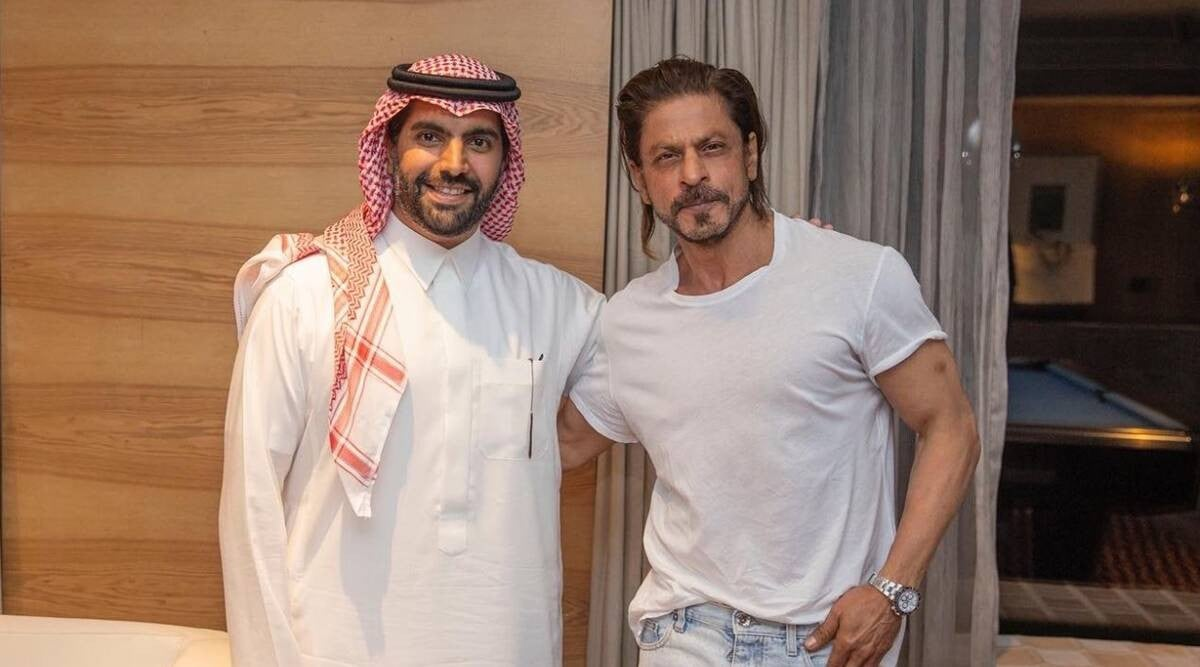
#> input picture test.jpg, 1200 x 667 px, given in place of video_2.mp4, which was not available
$ python Final_draft_face_recognition.py
#> lines starting #> are read from the running program, lines starting #| are printed output that depends on the picture; after the words box and inside, x2 and y2 are one past the last pixel; in counts of white or black regions, pixels touching at a corner belong together; pictures that were not available may be replaced by others from this repository, and a replacement may not be noted
import cv2
import time

# Load the Haar Cascade classifier for face detection
face_cascade = cv2.CascadeClassifier(cv2.data.haarcascades + 'haarcascade_frontalface_default.xml')

def detect_faces_in_image(image_path):
    # Read the image
    img = cv2.imread(image_path)

    # Convert to grayscale for face detection
    gray = cv2.cvtColor(img, cv2.COLOR_BGR2GRAY)

    # Perform face detection
    faces = face_cascade.detectMultiScale(gray, scaleFactor=1.1, minNeighbors=5, minSize=(30, 30))

    # Draw rectangles around detected faces
    for (x, y, w, h) in faces:
        cv2.rectangle(img, (x, y), (x+w, y+h), (0, 255, 0), 3)

    # Display the image with detected faces
    cv2.imshow('Image with Faces Detected', img)
    cv2.waitKey(0)
    cv2.destroyAllWindows()

# Load the Haar Cascade classifier for face detection
face_cascade = cv2.CascadeClassifier(cv2.data.haarcascades + 'haarcascade_frontalface_default.xml')

def detect_faces_in_video(video_path):
    # Open a video file for face detection
#> called with video_path = 'video_2.mp4'
    cap = cv2.VideoCapture(video_path)

    # Variables for FPS calculation
    prev_time = 0
    fps = 0
    frame_interval = 1 / 30  # Target frame interval for 30 FPS

    # Define the desired width and height for resizing
    new_width = 640
    new_height = 480

    while True:
        ret, frame = cap.read()
#> frame is the input picture: shape (667, 1200, 3); mean B, G, R 106, 121.7, 148.3
        if not ret:
            break

        frame = cv2.resize(frame, (new_width, new_height))
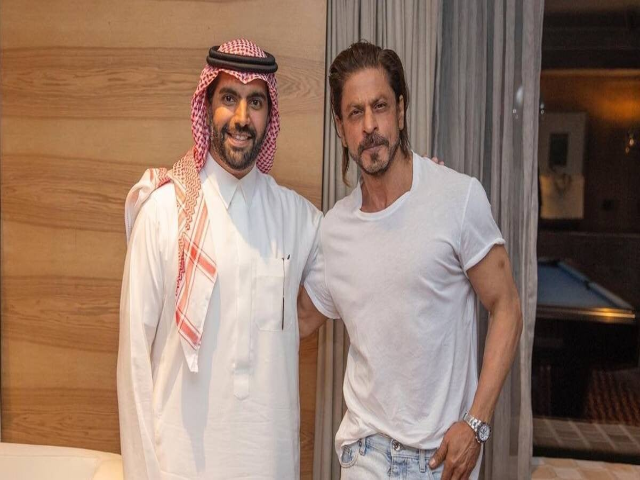
#> frame: shape (480, 640, 3); mean B, G, R 105.9, 121.5, 148.2


        # Convert the frame to grayscale for face detection
        gray = cv2.cvtColor(frame, cv2.COLOR_BGR2GRAY)
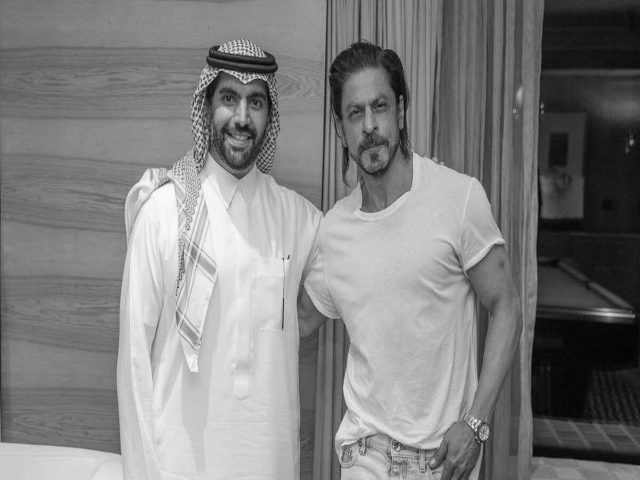
#> gray: shape (480, 640); min 1, max 254, mean 127.8

        # Perform face detection
        faces = face_cascade.detectMultiScale(gray, scaleFactor=1.6, minNeighbors=7, minSize=(30, 30))
#> faces = [[321, 73, 98, 98]]

        # Draw rectangles around detected faces
        for (x, y, w, h) in faces:
            cv2.rectangle(frame, (x, y), (x+w, y+h), (255, 0, 255), 3)
            break  # Break after drawing the first rectangle
#> this loop made 1 pass
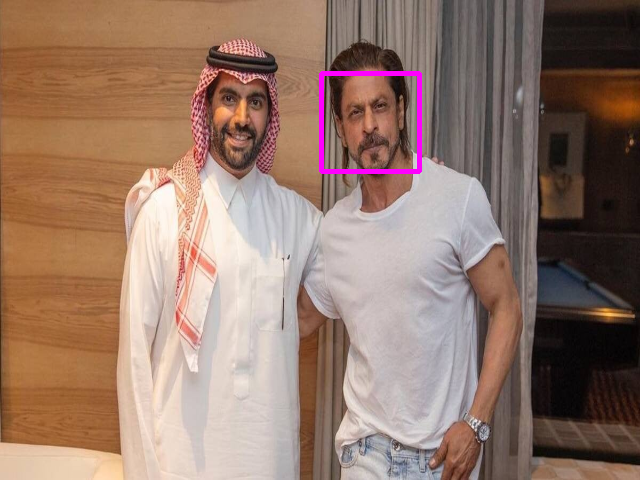
#> frame: shape (480, 640, 3); 0.63% of pixels changed, all inside (x1, y1, x2, y2) = (319, 71, 422, 174)

        # Calculate and display FPS
        current_time = time.time()
        elapsed_time = current_time - prev_time
        if elapsed_time >= frame_interval:
            fps = 1 / elapsed_time
            prev_time = current_time
        cv2.putText(frame, f'FPS: {int(fps)}', (20, 70), cv2.FONT_HERSHEY_SIMPLEX, 1, (0, 255, 0), 2)
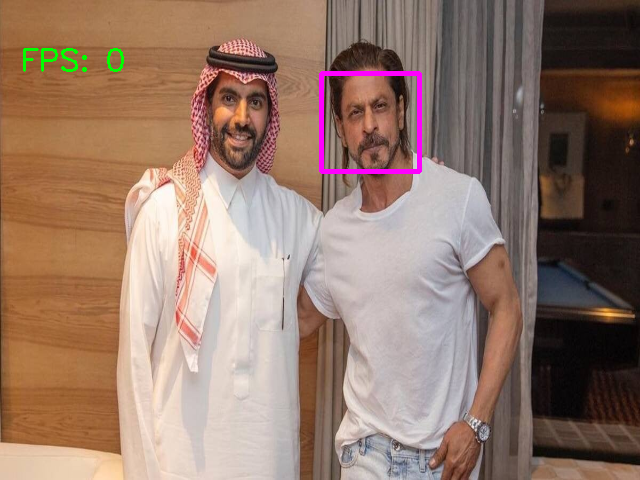
#> frame: shape (480, 640, 3); 0.22% of pixels changed, all inside (x1, y1, x2, y2) = (23, 48, 124, 72)


        # Display the frame with detected faces
        cv2.imshow('Video with Faces Detected', frame)

        if cv2.waitKey(5) & 0xFF == ord('q'):
#> (key q is pressed here)
            break

    cap.release()
    cv2.destroyAllWindows()

if __name__ == "__main__":
    video_path = "video_2.mp4"  # Specify the path to your video
    detect_faces_in_video(video_path)

    #image_path = "test.jpg"  # Specify the path to your image
    #detect_faces_in_image(image_path)
